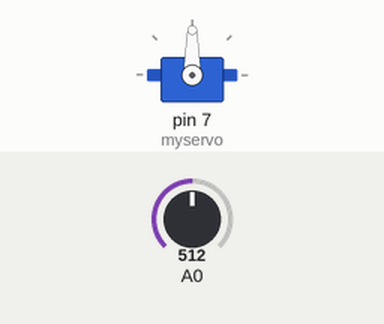
Recording of a sketch running on a simulated Arduino Uno, built with avr-gcc and run on an emulated ATmega328P. Parts: servo. The inputs (shaded band) are chosen by the test bench; at power-on: A0 = 512. What the sketch prints to the serial monitor is not drawn.

Above: at 1.2 s.
1.3 s: A0 set to 716
At 2.4 s:
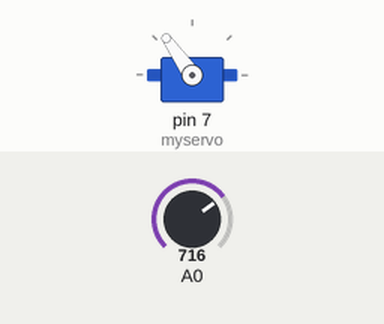
2.8 s: A0 set to 900
At 3.2 s:
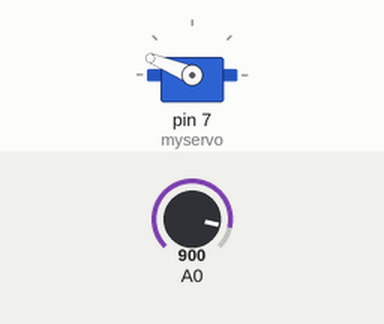
4.3 s: A0 set to 578
At 5.2 s:
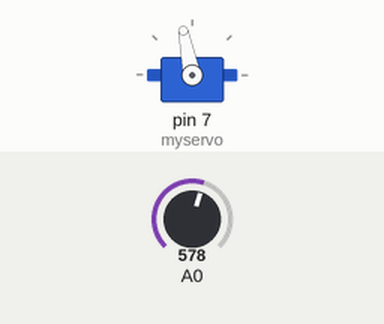
5.8 s: A0 set to 562
At 7.0 s:
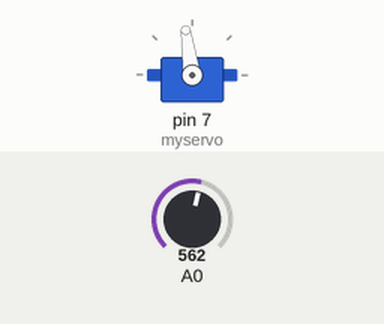
7.3 s: A0 set to 306
At 7.9 s:
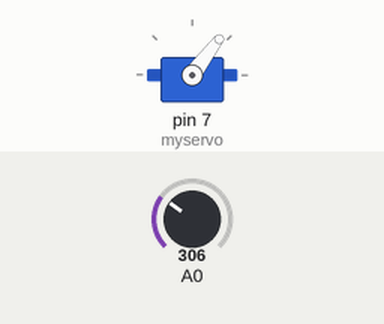
8.8 s: A0 set to 63
At 9.8 s:
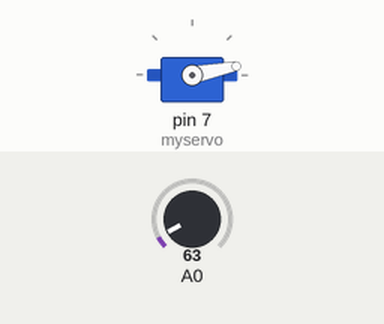
10.3 s: A0 set to 52
Timing chart, 0 to 13.3 s (numbered marks = the images above; inputs shaded):
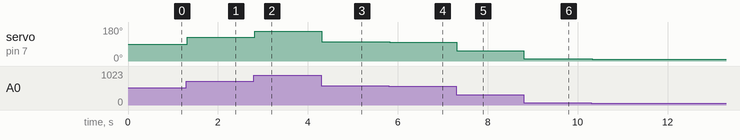

The sketch:

arduino1.ino
```cpp
#include <Servo.h>
Servo myservo;
int val;

void setup() {
  // put your setup code here, to run once:
  myservo.attach(7); Serial.begin(9600);
}

void loop() {
  // put your main code here, to run repeatedly:
  Serial.print("Servo:");
  Serial.print(val);
  delay(15);
  val = analogRead(A0);
  val = map(val, 0, 1023, 0, 180);
  myservo.write(val);
  delay(15);
}
```

Measured:
- after the input at 1.3 s, servo on pin 7 (myservo): 90° → 125° at once
- after the input at 2.8 s, servo on pin 7 (myservo): 125° → 158° at once
- after the input at 4.3 s, servo on pin 7 (myservo): 158° → 101° at once
- after the input at 5.8 s, servo on pin 7 (myservo): 101° → 98° at once
- after the input at 7.3 s, servo on pin 7 (myservo): 98° → 53° at once
- after the input at 8.8 s, servo on pin 7 (myservo): 53° → 11° at once
- after the input at 10.3 s, servo on pin 7 (myservo): 11° → 9° at once
